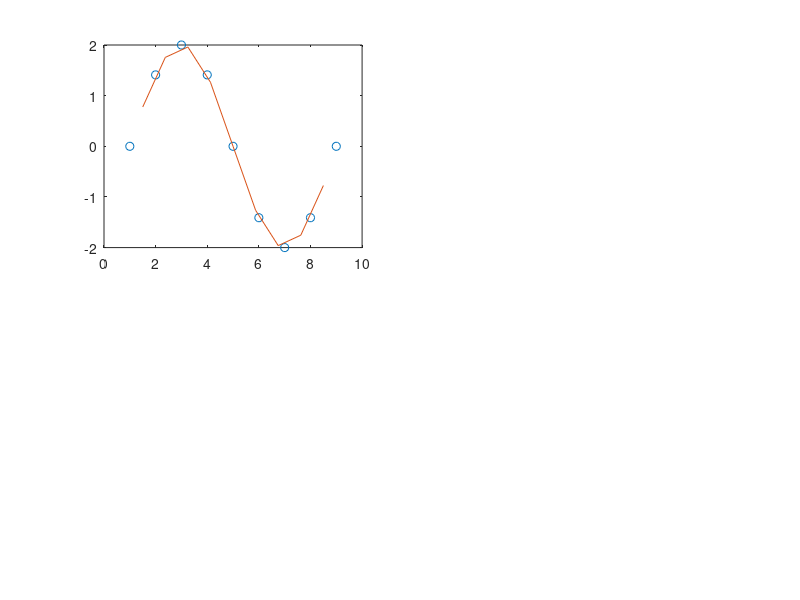

This figure's MATLAB source:
%% Question 1
x = 0:pi/100:15*pi;
y = 0:pi/10:12;

diary my_data.dat
size(x);
size(y);
whos('x');
whos('y');
class(x);
class(y);
diary OFF

%% Question 2
x = 0:pi/100:10*pi;
y = pi * sin(x);

diary my_data.dat
whos('x');
whos('y');
diary OFF

%% Question 3
x = 0:0.1*pi:2*pi;
y1 = 2*cos(x);
y2 = 5*sin(x);

save('a5.mat','x','y1','y2');


%% Question 4
x = 0:0.1*pi:pi;
y1 = 2*x;
y2 = 5*sin(x);

save('a5.mat', 'x','y1','y2');

%% Question 5
close all
x = 0:pi/4:2*pi;
v = sin(x);
xq = 0:pi/16:2*pi;

yq = interp1(x,v,xq);
plot(x,v,'o',xq,yq);
hold on
plot(xq, spline(x,v,xq));

%% Question 6
close all
x = linspace(1,9,9);
v = [0 1.41 2 1.41 0 -1.41 -2 -1.41 0];
xq = linspace(1.5,8.5,9);
yq = interp1(x,v,xq);

subplot(2,1,1);
plot(x,v,'o', xq, yq);

subplot(2,2,1);
yq2 = spline(x,v,xq);
plot(x,v,'o', xq, yq2);
